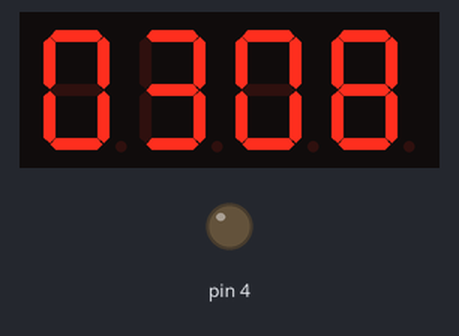
Simulated run of this sketch. Board: Arduino Uno, built with avr-gcc and run on an emulated ATmega328P. On the bench: 4-digit seven-segment display, output pins drawn as LEDs (lit = HIGH). Wiring (inferred from the names in the program): 4-digit 7-segment display, segments lit when HIGH: segments pin 11, pin 7, pin 3, pin 5, pin 6, pin 10, pin 2; digit selects pin 12, pin 9, pin 8, pin 13. The segment pins are drawn as the display they are named for; pins used as bus, display or sensor lines are not drawn.

Above: at 1.37 s.
At 5.21 s:
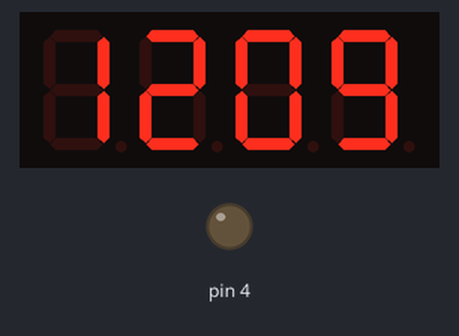
At 10.15 s:
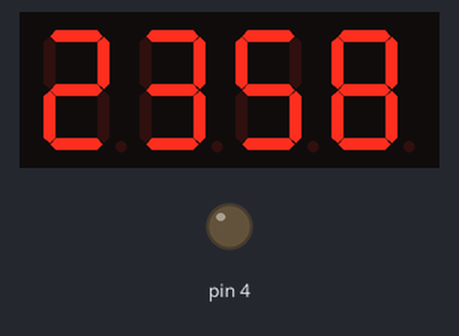
At 20.17 s:
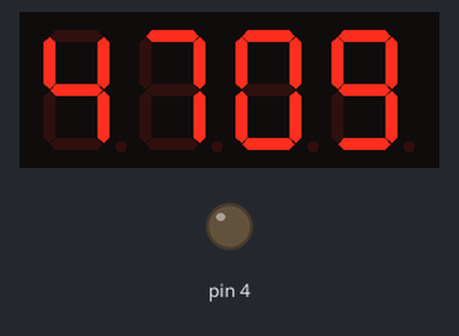
At 29.75 s:
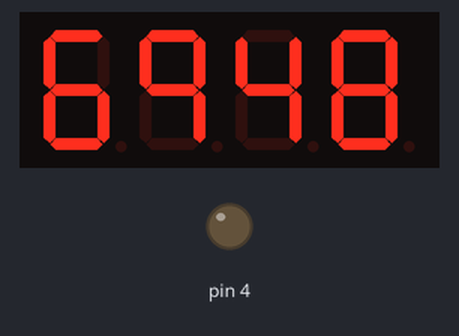
At 39.75 s:
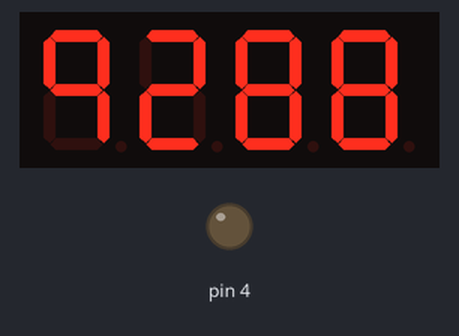

The sketch:

Actividad2.ino
```cpp
int i=0;
int vel=1;
int mil,cien,dec,uni;
byte segmentos[7] = { 11, 7, 3, 5, 6, 10, 2 };
byte orden_digitos[4] = { 13, 8, 9, 12 };
byte siete_segmentos_digitos[10][7] = {
  { 1,1,1,1,1,1,0 }, { 0,1,1,0,0,0,0 }, { 1,1,0,1,1,0,1 },
  { 1,1,1,1,0,0,1 }, { 0,1,1,0,0,1,1 }, { 1,0,1,1,0,1,1 },
  { 1,0,1,1,1,1,1 }, { 1,1,1,0,0,0,0 }, { 1,1,1,1,1,1,1 }, { 1,1,1,0,0,1,1 }
};
void EscribeDigito(byte digito, byte numero) {
  ActivarDigito(digito);
  for (byte i = 0; i < 7; i++){
    digitalWrite(segmentos[i], siete_segmentos_digitos[numero][i]);
  }
}
void ActivarDigito(int x){
  for(i=0; i < 4; i++)
    digitalWrite(orden_digitos[i], HIGH);
  switch(x){
    case 1:
      digitalWrite(orden_digitos[0], LOW);
      break;
    case 2:
      digitalWrite(orden_digitos[1], LOW);
      break;
    case 3:
      digitalWrite(orden_digitos[2], LOW);
      break;
    default:
      digitalWrite(orden_digitos[3], LOW);
      break;
  }
}
void setup(){
  for(i=2; i <= 13;i++)
    pinMode(i,OUTPUT);
}
void loop(){
  for(mil=0;mil<=9;mil++){
    for(cien=0;cien<=9;cien++){
      for(dec=0;dec<=9;dec++){
        for(uni=0;uni<=9;uni++){
          EscribeDigito(1, uni);
          delay(vel);
          EscribeDigito(2, dec);
          delay(vel);
          EscribeDigito(3, cien);
          delay(vel);
          EscribeDigito(4, mil);
          delay(vel);
        }
      }
    }
  }
}
```
